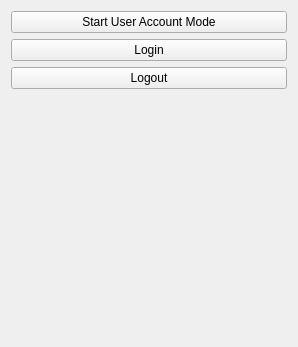
<?xml version="1.0" encoding="UTF-8"?>
<ui version="4.0">
 <class>OpenLIFULogin</class>
 <widget class="qMRMLWidget" name="OpenLIFULogin">
  <property name="geometry">
   <rect>
    <x>0</x>
    <y>0</y>
    <width>298</width>
    <height>347</height>
   </rect>
  </property>
  <layout class="QVBoxLayout" name="verticalLayout">
   <item>
    <widget class="QPushButton" name="userAccountModePushButton">
     <property name="text">
      <string>Start User Account Mode</string>
     </property>
     <property name="autoDefault">
      <bool>false</bool>
     </property>
     <property name="default">
      <bool>false</bool>
     </property>
    </widget>
   </item>
   <item>
    <widget class="QPushButton" name="loginButton">
     <property name="text">
      <string>Login</string>
     </property>
    </widget>
   </item>
   <item>
    <widget class="QPushButton" name="logoutButton">
     <property name="text">
      <string>Logout</string>
     </property>
    </widget>
   </item>
   <item>
    <widget class="QLabel" name="loginStateNotificationLabel">
     <property name="alignment">
      <set>Qt::AlignCenter</set>
     </property>
    </widget>
   </item>
   <item>
    <spacer name="verticalSpacer">
     <property name="orientation">
      <enum>Qt::Vertical</enum>
     </property>
     <property name="sizeHint" stdset="0">
      <size>
       <width>20</width>
       <height>40</height>
      </size>
     </property>
    </spacer>
   </item>
  </layout>
 </widget>
 <customwidgets>
  <customwidget>
   <class>qMRMLWidget</class>
   <extends>QWidget</extends>
   <header>qMRMLWidget.h</header>
   <container>1</container>
  </customwidget>
 </customwidgets>
 <resources/>
 <connections/>
</ui>
